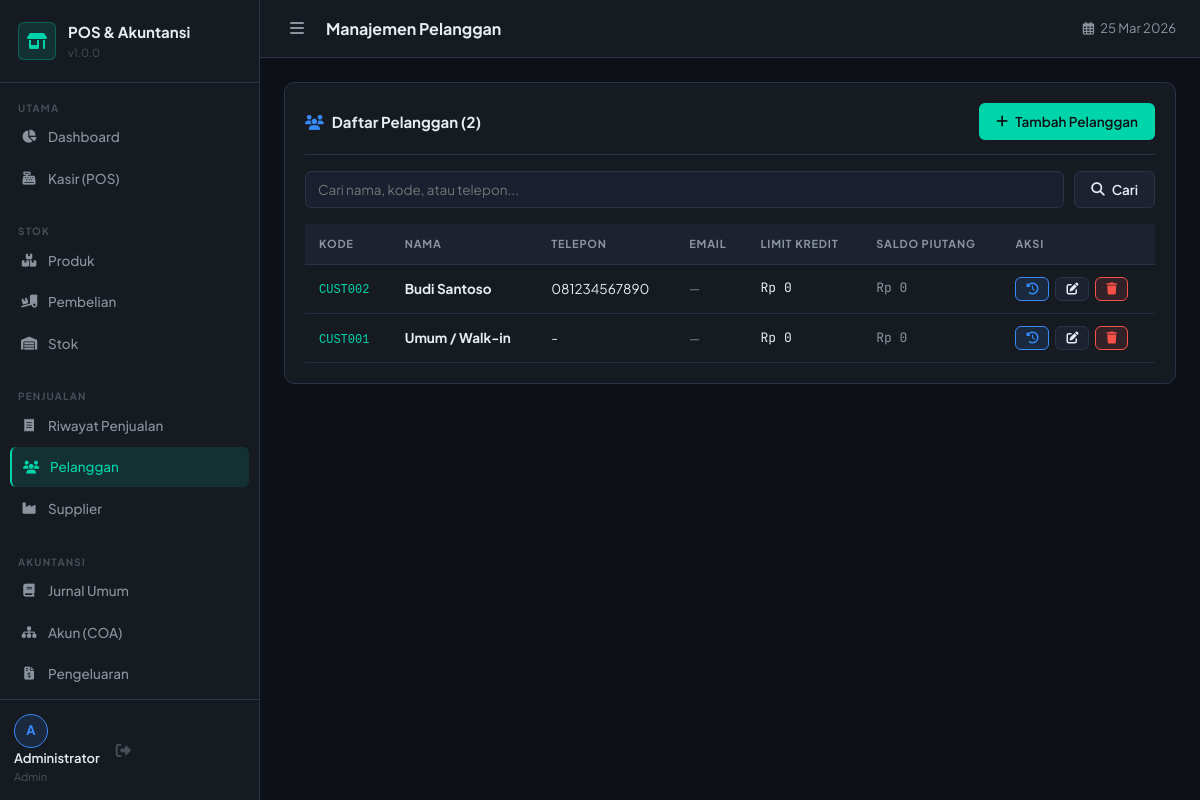
Screenshot of /modules/customers/index.php (signed in) with the database file from the repository.
### tables this page shows
CREATE TABLE `customers` (
  `id` INT AUTO_INCREMENT PRIMARY KEY,
  `code` VARCHAR(20) UNIQUE NOT NULL,
  `name` VARCHAR(150) NOT NULL,
  `phone` VARCHAR(20),
  `email` VARCHAR(100),
  `address` TEXT,
  `credit_limit` DECIMAL(15,2) DEFAULT 0,
  `balance` DECIMAL(15,2) DEFAULT 0,
  `is_active` TINYINT(1) DEFAULT 1,
  `created_at` DATETIME DEFAULT CURRENT_TIMESTAMP
);

### config/database.php (called while the page is built, shortened)
<?php
function formatRupiah($amount) {
    return 'Rp ' . number_format($amount, 0, ',', '.');
}

### modules/customers/index.php (the view, shortened to what this page needs)
<?php
require_once __DIR__ . '/../../config/database.php';
$q = trim($_GET['q'] ?? '');
$where  = "WHERE is_active=1";
$params = [];
$stmt = $pdo->prepare("SELECT * FROM customers $where ORDER BY name");
$stmt->execute($params); $customers = $stmt->fetchAll();
include dirname(__DIR__, 2) . '/includes/header.php';
?>
<div class="card">
  <div class="card-header">
    <span class="card-title"><i class="fas fa-users" style="color:var(--blue);margin-right:8px"></i>Daftar Pelanggan (<?= count($customers) ?>)</span>
    <button class="btn btn-primary" onclick="newCustomer()"><i class="fas fa-plus"></i> Tambah Pelanggan</button>
  </div>
  <form method="GET" style="display:flex;gap:10px;margin-bottom:16px">
    <input type="text" name="q" class="form-control" placeholder="Cari nama, kode, atau telepon..." value="<?= htmlspecialchars($q) ?>" style="flex:1">
    <button type="submit" class="btn btn-secondary"><i class="fas fa-search"></i> Cari</button>
  </form>
  <div class="table-wrapper">
    <table class="data-table">
      <thead>
        <tr><th>Kode</th><th>Nama</th><th>Telepon</th><th>Email</th><th>Limit Kredit</th><th>Saldo Piutang</th><th>Aksi</th></tr>
      </thead>
      <tbody>
        <?php if (empty($customers)): ?>
        <tr><td colspan="7" style="text-align:center;padding:40px;color:var(--text-muted)">Tidak ada pelanggan</td></tr>
        <?php else: foreach ($customers as $c): ?>
        <tr>
          <td><span style="font-family:monospace;font-size:12px;color:var(--accent)"><?= htmlspecialchars($c['code']) ?></span></td>
          <td><strong><?= htmlspecialchars($c['name']) ?></strong></td>
          <td><?= htmlspecialchars($c['phone'] ?: '—') ?></td>
          <td style="font-size:12px;color:var(--text-secondary)"><?= htmlspecialchars($c['email'] ?: '—') ?></td>
          <td class="amount"><?= formatRupiah($c['credit_limit']) ?></td>
          <td class="amount" style="color:<?= $c['balance'] > 0 ? 'var(--red)' : 'var(--text-secondary)' ?>"><?= formatRupiah($c['balance']) ?></td>
          <td style="display:flex;gap:6px">
            <button class="btn btn-blue btn-sm" onclick="viewDetail(<?= $c['id'] ?>,'<?= addslashes($c['name']) ?>')" title="Riwayat"><i class="fas fa-history"></i></button>
            <button class="btn btn-secondary btn-sm" onclick="editCustomer(<?= htmlspecialchars(json_encode($c)) ?>)" title="Edit"><i class="fas fa-edit"></i></button>
            <form method="POST" style="display:inline">
              <button type="submit" class="btn btn-danger btn-sm" data-confirm="Hapus pelanggan <?= htmlspecialchars($c['name']) ?>?"><i class="fas fa-trash"></i></button>
            </form>
          </td>
        </tr>
        <?php endforeach; endif; ?>
      </tbody>
    </table>
  </div>
</div>
<?php include dirname(__DIR__, 2) . '/includes/footer.php'; ?>

### assets/css/style.css (style rules this page uses)
:root { --bg-base: #0d1117; --bg-surface: #161b22; --bg-elevated: #1c2230; --bg-input: #1a2030; --border: #2a3348; --border-light: #1e2d40; --text-primary: #e6edf3; --text-secondary:#8b949e; --text-muted: #484f58; --accent: #00d4aa; --accent-dim: rgba(0,212,170,.12); --accent-hover: #00f5c4; --blue: #388bfd; --blue-dim: rgba(56,139,253,.12); --orange: #f0883e; --orange-dim: rgba(240,136,62,.12); --red: #f85149; --red-dim: rgba(248,81,73,.12); --green: #3fb950; --green-dim: rgba(63,185,80,.12); --yellow: #e3b341; --sidebar-w: 260px; --topbar-h: 58px; --radius: 10px; --radius-sm: 6px; --shadow: 0 4px 20px rgba(0,0,0,.35); --transition: .2s cubic-bezier(.4,0,.2,1); }
*, *::before, *::after { box-sizing: border-box; margin: 0; padding: 0; }
html { scroll-behavior: smooth; }
body { font-family: 'Plus Jakarta Sans', sans-serif; background: var(--bg-base); color: var(--text-primary); display: flex; min-height: 100vh; font-size: 14px; line-height: 1.6; }
.card { background: var(--bg-surface); border: 1px solid var(--border); border-radius: var(--radius); padding: 20px; margin-bottom: 20px; }
.card-header { display: flex; align-items: center; justify-content: space-between; margin-bottom: 16px; padding-bottom: 14px; border-bottom: 1px solid var(--border); }
.card-title { font-size: 15px; font-weight: 700; }
.table-wrapper { overflow-x: auto; }
table.data-table { width: 100%; border-collapse: collapse; }
.data-table th { background: var(--bg-elevated); color: var(--text-secondary); font-size: 11px; font-weight: 700; letter-spacing: .8px; text-transform: uppercase; padding: 11px 14px; text-align: left; border-bottom: 1px solid var(--border); }
.data-table td { padding: 12px 14px; border-bottom: 1px solid var(--border-light); color: var(--text-primary); font-size: 13.5px; }
.data-table .amount { font-family: 'JetBrains Mono', monospace; font-size: 13px; }
.form-control { background: var(--bg-input); border: 1px solid var(--border); border-radius: var(--radius-sm); padding: 9px 12px; color: var(--text-primary); font-family: inherit; font-size: 13.5px; transition: border-color var(--transition); width: 100%; }
.btn { display: inline-flex; align-items: center; gap: 7px; padding: 9px 16px; border-radius: var(--radius-sm); font-family: inherit; font-size: 13.5px; font-weight: 600; cursor: pointer; border: 1px solid transparent; transition: all var(--transition); text-decoration: none; white-space: nowrap; }
.btn-primary { background: var(--accent); color: #0d1117; }
.btn-secondary { background: var(--bg-elevated); color: var(--text-primary); border-color: var(--border); }
.btn-danger { background: var(--red-dim); color: var(--red); border-color: var(--red); }
.btn-blue { background: var(--blue-dim); color: var(--blue); border-color: var(--blue); }
.btn-sm { padding: 5px 10px; font-size: 12px; }

### rows the page displays
customers: code "CUST002", name "Budi Santoso", phone "081234567890", email "—", credit_limit "Rp 0", balance "Rp 0"
customers: code "CUST001", name "Umum / Walk-in", phone "-", email "—", credit_limit "Rp 0", balance "Rp 0"

### other values shown
APP_NAME "POS & Akuntansi"
APP_VERSION "1.0.0"
substr($_SESSION['full_name']??'A',0,1) "A"
$_SESSION['full_name'] "Administrator"
$_SESSION['role'] "Admin"
$pageTitle "Manajemen Pelanggan"
count($customers) "2"
